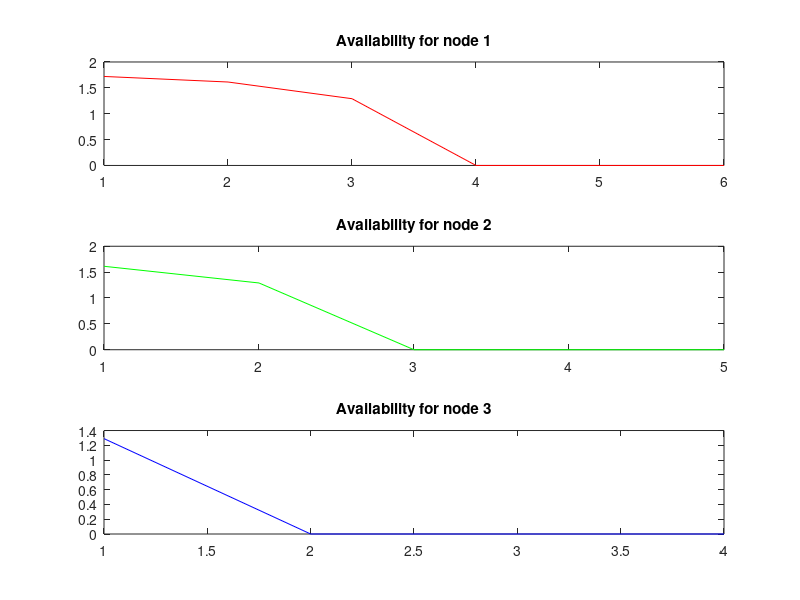

Reproduce this figure in MATLAB.
function Av = meanValueAnalysis()
m = 6; % No of agents at each station and depend on the number of cars present at any given point in time
service_time = [0.2, 0.5, 1];
arrivalRate = [4, 5, 6]; %can be found out by utilization of the station/Service time
Av = zeros(m);
%A = zeros(m);
wait_time = zeros(m);
L = zeros(m); %mean queue length
sum = 0;
lambda = [4,3,2];
%Mean value Analysis
for n = 1:m-1 %Iterating for all the agents
        for i = 1:3 %for each node
            wait_time(i,n+1) = service_time(i)*(1+L(i,n)); %wait time computation
            sum = sum + arrivalRate(i)*wait_time(i,n+1);
        end
        for j = 1:3
            L(j,n+1) = (n)*(wait_time(j,n+1)*arrivalRate(j))/sum; % Average queue length computation
        end
end
for i = 1:3
    for n = 1:m-1
        Av(i,n) = L(i,n+1)/wait_time(i,n+1)*lambda(i);%Availability at each node 
        
    end
end

subplot(3,1,1);
plot(Av(1:m),'r')
title('Availability for node 1')

subplot(3,1,2);
plot(Av(2:m),'g')
title('Availability for node 2')

subplot(3,1,3);
plot(Av(3:m),'b')
title('Availability for node 3')



    